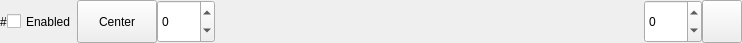
<?xml version="1.0" encoding="UTF-8"?>
<ui version="4.0">
 <class>Servotor32ActuatorWidget</class>
 <widget class="QWidget" name="Servotor32ActuatorWidget">
  <property name="geometry">
   <rect>
    <x>0</x>
    <y>0</y>
    <width>742</width>
    <height>43</height>
   </rect>
  </property>
  <property name="sizePolicy">
   <sizepolicy hsizetype="Minimum" vsizetype="Minimum">
    <horstretch>0</horstretch>
    <verstretch>0</verstretch>
   </sizepolicy>
  </property>
  <property name="windowTitle">
   <string>Form</string>
  </property>
  <layout class="QHBoxLayout" name="horizontalLayout">
   <property name="spacing">
    <number>0</number>
   </property>
   <property name="leftMargin">
    <number>0</number>
   </property>
   <property name="topMargin">
    <number>0</number>
   </property>
   <property name="rightMargin">
    <number>0</number>
   </property>
   <property name="bottomMargin">
    <number>0</number>
   </property>
   <item>
    <widget class="QLabel" name="labelID">
     <property name="sizePolicy">
      <sizepolicy hsizetype="Minimum" vsizetype="Minimum">
       <horstretch>0</horstretch>
       <verstretch>0</verstretch>
      </sizepolicy>
     </property>
     <property name="text">
      <string>#</string>
     </property>
    </widget>
   </item>
   <item>
    <widget class="QCheckBox" name="checkBoxEnabled">
     <property name="sizePolicy">
      <sizepolicy hsizetype="Minimum" vsizetype="Minimum">
       <horstretch>0</horstretch>
       <verstretch>0</verstretch>
      </sizepolicy>
     </property>
     <property name="text">
      <string>Enabled</string>
     </property>
    </widget>
   </item>
   <item>
    <widget class="QPushButton" name="pushButtonCenter">
     <property name="sizePolicy">
      <sizepolicy hsizetype="Minimum" vsizetype="Minimum">
       <horstretch>0</horstretch>
       <verstretch>0</verstretch>
      </sizepolicy>
     </property>
     <property name="text">
      <string>Center</string>
     </property>
    </widget>
   </item>
   <item>
    <widget class="QSpinBox" name="spinBoxLowTrim">
     <property name="sizePolicy">
      <sizepolicy hsizetype="Minimum" vsizetype="Minimum">
       <horstretch>0</horstretch>
       <verstretch>0</verstretch>
      </sizepolicy>
     </property>
     <property name="accelerated">
      <bool>true</bool>
     </property>
     <property name="correctionMode">
      <enum>QAbstractSpinBox::CorrectToNearestValue</enum>
     </property>
     <property name="showGroupSeparator" stdset="0">
      <bool>false</bool>
     </property>
     <property name="suffix">
      <string/>
     </property>
     <property name="minimum">
      <number>-2500</number>
     </property>
     <property name="maximum">
      <number>2500</number>
     </property>
     <property name="singleStep">
      <number>1</number>
     </property>
    </widget>
   </item>
   <item>
    <widget class="NumberEntry" name="numberEntryServoPosition" native="true">
     <property name="sizePolicy">
      <sizepolicy hsizetype="Expanding" vsizetype="Minimum">
       <horstretch>0</horstretch>
       <verstretch>0</verstretch>
      </sizepolicy>
     </property>
    </widget>
   </item>
   <item>
    <widget class="QSpinBox" name="spinBoxHighTrim">
     <property name="sizePolicy">
      <sizepolicy hsizetype="Minimum" vsizetype="Minimum">
       <horstretch>0</horstretch>
       <verstretch>0</verstretch>
      </sizepolicy>
     </property>
     <property name="accelerated">
      <bool>true</bool>
     </property>
     <property name="correctionMode">
      <enum>QAbstractSpinBox::CorrectToNearestValue</enum>
     </property>
     <property name="showGroupSeparator" stdset="0">
      <bool>false</bool>
     </property>
     <property name="suffix">
      <string/>
     </property>
     <property name="minimum">
      <number>-2500</number>
     </property>
     <property name="maximum">
      <number>2500</number>
     </property>
     <property name="singleStep">
      <number>1</number>
     </property>
    </widget>
   </item>
   <item>
    <widget class="QPushButton" name="pushButton">
     <property name="sizePolicy">
      <sizepolicy hsizetype="Minimum" vsizetype="Minimum">
       <horstretch>0</horstretch>
       <verstretch>0</verstretch>
      </sizepolicy>
     </property>
     <property name="text">
      <string/>
     </property>
     <property name="icon">
      <iconset resource="../../../../libres/resources/icons.qrc">
       <normaloff>:/icons/settings.svg</normaloff>:/icons/settings.svg</iconset>
     </property>
     <property name="checkable">
      <bool>true</bool>
     </property>
    </widget>
   </item>
  </layout>
 </widget>
 <customwidgets>
  <customwidget>
   <class>NumberEntry</class>
   <extends>QWidget</extends>
   <header location="global">components/NumberEntry.hpp</header>
   <container>1</container>
  </customwidget>
 </customwidgets>
 <resources>
  <include location="../../../../libres/resources/icons.qrc"/>
 </resources>
 <connections/>
</ui>
